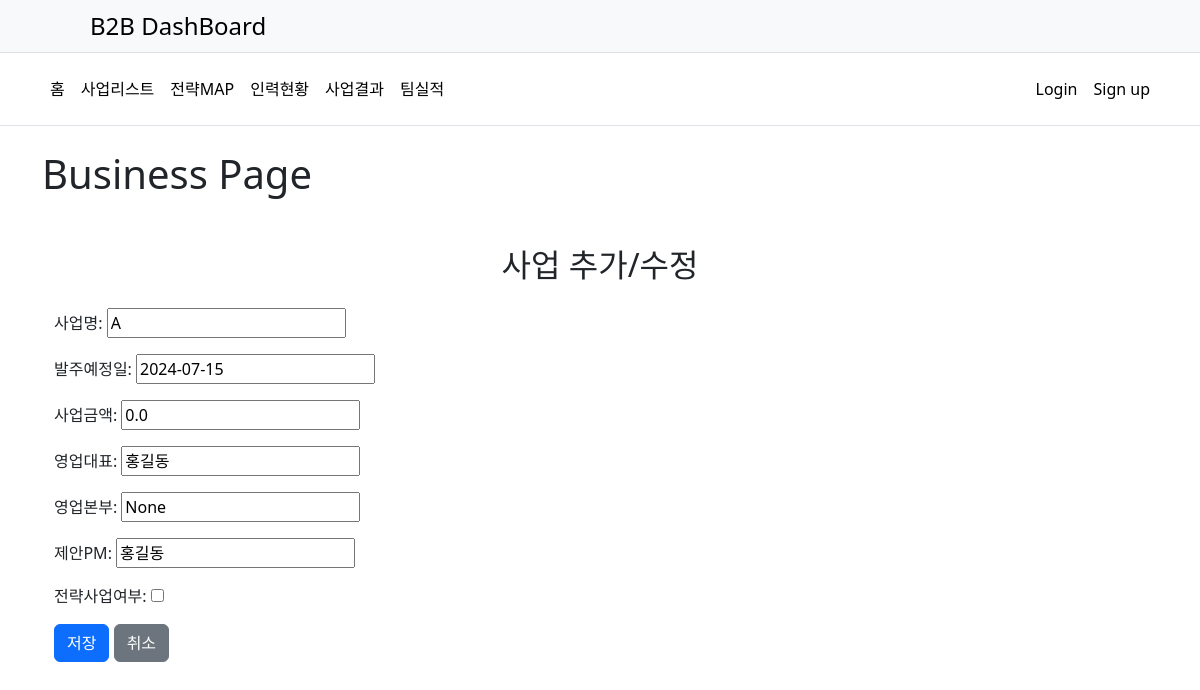
Page /update/1/ on the earlier database version.
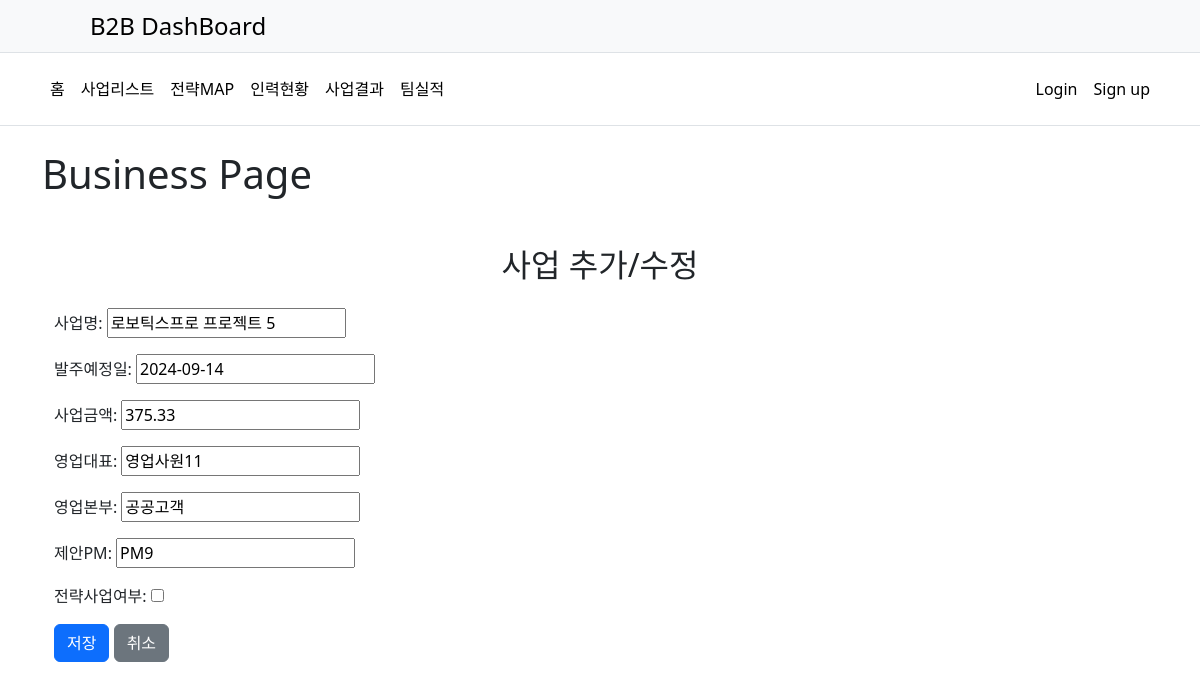
Same page on the later database version.
### mainpage/models.py (models this page shows, shortened)
class Business(models.Model):
    name = models.CharField(max_length=200, verbose_name="사업명")
    expected_order_date = models.DateField(default=timezone.now,verbose_name="발주예정일")
    budget = models.FloatField(default=0.0, verbose_name="사업금액")
    sales_representative = models.CharField(max_length=100,default='홍길동', verbose_name="영업대표")
    sales_division = models.CharField(max_length=100,default='None', verbose_name="영업본부")
    proposal_pm = models.CharField(max_length=100, default='홍길동', verbose_name="제안PM")
    is_strategic = models.BooleanField(default=False, verbose_name="전략사업여부")
    business_type = models.CharField(max_length=10,default='None', verbose_name="신규")

### mainpage/views.py (the view)
# urls.py: path('update/<int:pk>/', views.update_business, name='update_business'),
def update_business(request, pk):
    business = get_object_or_404(Business, pk=pk)
    if request.method == 'POST':
        form = BusinessForm(request.POST, instance=business)
        if form.is_valid():
            form.save()
            return redirect('business_list')
    else:
        form = BusinessForm(instance=business)
    return render(request, 'mainpage/business_form.html', {'form': form})

### mainpage/forms.py
class BusinessForm(forms.ModelForm):
    class Meta:
        model = Business
        fields = ['name', 'expected_order_date', 'budget', 'sales_representative', 'sales_division','proposal_pm','is_strategic']

### mainpage/templates/mainpage/business_form.html (shortened to what this page needs)
{% extends 'mainpage/base.html' %}
{% block content %}
<h1>Business Page</h1>
<div class="container mt-5">
  <h2 class="text-center mb-4">사업 추가/수정</h2>
  <form method="post">
    {{ form.as_p }}
    <button type="submit" class="btn btn-primary">저장</button>
    <a href="{% url 'business_list' %}" class="btn btn-secondary">취소</a>
  </form>
</div>
{% endblock %}

### mainpage/templates/mainpage/base.html (shortened to what this page needs)
<!DOCTYPE html>
<html lang="en">
  <head>
    <link href="https://cdn.jsdelivr.net/npm/bootstrap@5.3.0/dist/css/bootstrap.min.css" rel="stylesheet" />
  </head>
  <body>
    <div>
      <header class="py-2 bg-body-tertiary border-bottom">
        <div class="container d-flex flex-wrap justify-content-center">
          <a href="/" class="d-flex align-items-center mb-3 mb-lg-0 me-lg-auto link-body-emphasis text-decoration-none">
            <svg class="bi me-2" width="40" height="32">
              <use xlink:href="#bootstrap" />
            </svg>
            <span class="fs-4">B2B DashBoard</span>
          </a>
        </div>
      </header>
      <nav class="py-3 mb-4 border-bottom">
        <div class="container d-flex flex-wrap">
          <ul class="nav me-auto">
            <li class="nav-item">
              <a href="{% url 'index' %}" class="nav-link link-body-emphasis px-2 active" aria-current="page">홈</a>
            </li>
            <li class="nav-item">
              <a href="{% url 'business_list' %}" class="nav-link link-body-emphasis px-2">사업리스트</a>
            </li>
            <li class="nav-item">
              <a href="#" class="nav-link link-body-emphasis px-2">전략MAP</a>
            </li>
            <li class="nav-item">
              <a href="#" class="nav-link link-body-emphasis px-2">인력현황</a>
            </li>
            <li class="nav-item">
              <a href="#" class="nav-link link-body-emphasis px-2">사업결과</a>
            </li>
            <li class="nav-item">
              <a href="{% url 'performance_list' %}" class="nav-link link-body-emphasis px-2">팀실적</a>
            </li>
          </ul>
          <ul class="nav">
            <li class="nav-item">
              <a href="#" class="nav-link link-body-emphasis px-2">Login</a>
            </li>
            <li class="nav-item">
              <a href="#" class="nav-link link-body-emphasis px-2">Sign up</a>
            </li>
          </ul>
        </div>
      </nav>
    </div>
    <div class="container mt-4">
      {% block content %}
      {% endblock %}
    </div>
  </body>
</html>

Differences in the rows shown:
changed Business: name "A" → "로보틱스프로 프로젝트 5"; expected_order_date "2024-07-15" → "2024-09-14"; budget "0.0" → "375.33"; sales_representative "홍길동" → "영업사원11"; sales_division "None" → "공공고객"; proposal_pm "홍길동" → "PM9"
